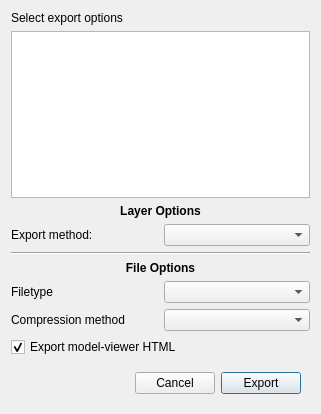
<?xml version="1.0" encoding="UTF-8"?>
<ui version="4.0">
 <class>Dialog</class>
 <widget class="QDialog" name="Dialog">
  <property name="geometry">
   <rect>
    <x>0</x>
    <y>0</y>
    <width>321</width>
    <height>414</height>
   </rect>
  </property>
  <property name="windowTitle">
   <string>Export 3D File</string>
  </property>
  <layout class="QGridLayout" name="gridLayout" columnstretch="0,0">
   <item row="1" column="0" colspan="2">
    <widget class="QListWidget" name="listsel_layer"/>
   </item>
   <item row="0" column="0">
    <widget class="QLabel" name="label_settings_message">
     <property name="text">
      <string>Select export options</string>
     </property>
    </widget>
   </item>
   <item row="10" column="0" colspan="2">
    <widget class="Line" name="line">
     <property name="orientation">
      <enum>Qt::Horizontal</enum>
     </property>
    </widget>
   </item>
   <item row="11" column="0" colspan="2">
    <widget class="QLabel" name="label_file_options">
     <property name="text">
      <string>&lt;html&gt;&lt;head/&gt;&lt;body&gt;&lt;p align=&quot;center&quot;&gt;&lt;span style=&quot; font-weight:600;&quot;&gt;File Options&lt;/span&gt;&lt;/p&gt;&lt;/body&gt;&lt;/html&gt;</string>
     </property>
    </widget>
   </item>
   <item row="16" column="0" colspan="2">
    <widget class="QWidget" name="widget" native="true">
     <layout class="QHBoxLayout" name="horizontalLayout">
      <item>
       <spacer name="horizontalSpacer_3">
        <property name="orientation">
         <enum>Qt::Horizontal</enum>
        </property>
        <property name="sizeHint" stdset="0">
         <size>
          <width>110</width>
          <height>20</height>
         </size>
        </property>
       </spacer>
      </item>
      <item>
       <widget class="QPushButton" name="button_cancel">
        <property name="text">
         <string>Cancel</string>
        </property>
        <property name="autoDefault">
         <bool>false</bool>
        </property>
       </widget>
      </item>
      <item>
       <widget class="QPushButton" name="button_ok">
        <property name="text">
         <string>Export</string>
        </property>
        <property name="autoDefault">
         <bool>true</bool>
        </property>
       </widget>
      </item>
     </layout>
    </widget>
   </item>
   <item row="15" column="0" colspan="2">
    <widget class="QCheckBox" name="bool_modelviewer">
     <property name="text">
      <string>Export model-viewer HTML</string>
     </property>
     <property name="checked">
      <bool>true</bool>
     </property>
    </widget>
   </item>
   <item row="12" column="0">
    <widget class="QLabel" name="label_filetype_message">
     <property name="text">
      <string>Filetype</string>
     </property>
    </widget>
   </item>
   <item row="4" column="0" colspan="2">
    <layout class="QFormLayout" name="layer_layout"/>
   </item>
   <item row="6" column="1">
    <widget class="QComboBox" name="combosel_method"/>
   </item>
   <item row="6" column="0">
    <widget class="QLabel" name="label_method">
     <property name="text">
      <string>Export method:</string>
     </property>
    </widget>
   </item>
   <item row="13" column="1">
    <widget class="QComboBox" name="combosel_compression"/>
   </item>
   <item row="3" column="0" colspan="2">
    <widget class="QLabel" name="label_layer_options">
     <property name="text">
      <string>&lt;html&gt;&lt;head/&gt;&lt;body&gt;&lt;p align=&quot;center&quot;&gt;&lt;span style=&quot; font-weight:600;&quot;&gt;Layer Options&lt;/span&gt;&lt;/p&gt;&lt;/body&gt;&lt;/html&gt;</string>
     </property>
    </widget>
   </item>
   <item row="12" column="1">
    <widget class="QComboBox" name="combosel_filetype"/>
   </item>
   <item row="13" column="0">
    <widget class="QLabel" name="label_compression_message">
     <property name="text">
      <string>Compression method</string>
     </property>
    </widget>
   </item>
  </layout>
 </widget>
 <resources/>
 <connections/>
</ui>
